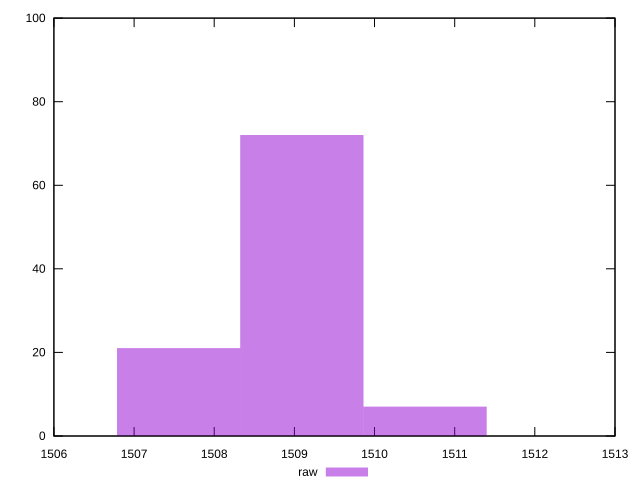

Recreate this plot in gnuplot.
reset
set terminal svg size 640, 490 enhanced background rgb 'white'
set output "report_00007_2020-12-11T15:55:29.892Z/first-cpu-idle/samples/pages+cached+noexternal+nofonts+nosvg+noimg+nocss+nojs/raw/histogram.svg"

$raw <<EOF
1509.0927420023727 72
1507.5559876826146 21
1510.6294963221305 7
EOF

set key outside below
set boxwidth 1.536754319758017
set yrange [0:100]
set style fill transparent solid 0.5 noborder

plot \
  $raw title "raw" with boxes, \


reset
